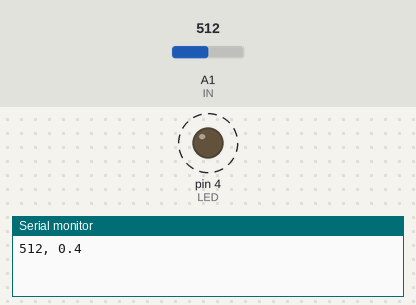
This sketch was run on a simulated Arduino Uno, built with avr-gcc and run on an emulated ATmega328P. Parts: output pins drawn as LEDs (lit = HIGH), the last lines printed to the serial monitor. Dashed ring = blinking. The test bench sets the inputs (shaded band); at power-on: A1 (IN) = 512.

Above: at 1.8 s.
1.9 s: A1 (IN) set to 0
At 3.3 s:
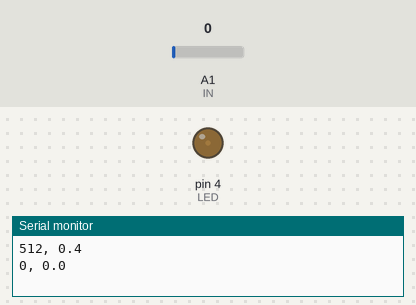
3.6 s: A1 (IN) set to 122
At 3.9 s:
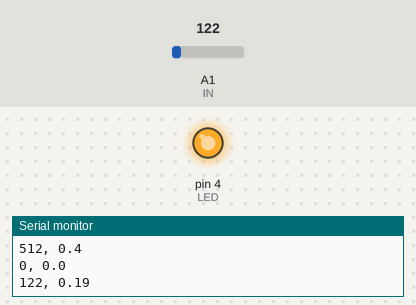
Timing chart, 0 to 13.1 s (numbered marks = the images above; inputs shaded):
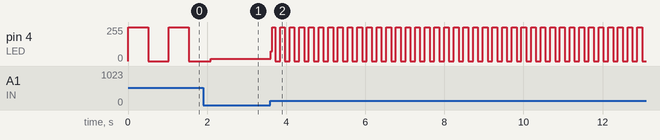

The sketch:

Potenziometro_Tempo.ino
```cpp
const int LED = 4;
const int IN = 1;
int lastRead=0;

void setup() {
  pinMode(LED, OUTPUT);
  Serial.begin(9600);
}

void loop() {
  int val = analogRead(IN);
  int volt = 0;

  digitalWrite(LED, HIGH);
  delay(val);

  digitalWrite(LED, LOW);
  delay(val);

  if (val!=lastRead){
    volt = (5000*val)/1023;
    Serial.print(val);
    Serial.print(", ");
    Serial.print(volt/1000);
    Serial.print(".");
    Serial.print(volt%1000);
    Serial.println();
    lastRead = val;
  }
}
```

Measured:
- after the input at 3.6 s, pin 4 (LED): 16/255 → 72/255 at once, then moves between 0/255 and 255/255, repeating every 0.24 s
- by itself, pin 4 (LED): alternates 255/255 for 0.51 s and 0/255 for 0.51 s
